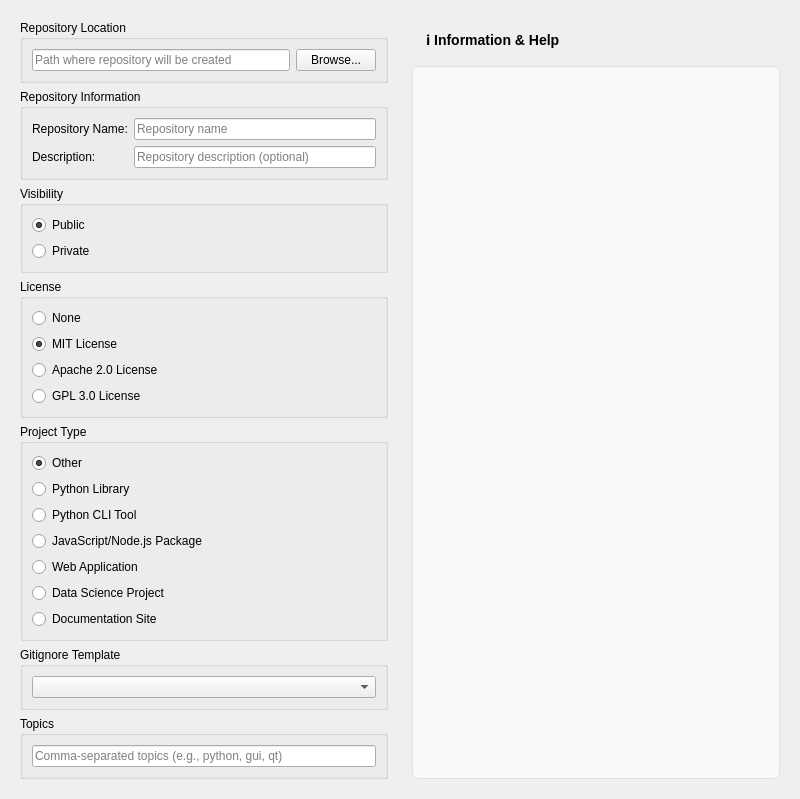
<?xml version="1.0" encoding="UTF-8"?>
<ui version="4.0">
 <class>BasicTab</class>
 <widget class="QWidget" name="BasicTab">
  <property name="geometry">
   <rect>
    <x>0</x>
    <y>0</y>
    <width>800</width>
    <height>600</height>
   </rect>
  </property>
  <layout class="QHBoxLayout" name="main_layout">
   <item>
    <widget class="QWidget" name="left_panel">
     <layout class="QVBoxLayout" name="left_layout">
      <item>
       <widget class="QGroupBox" name="location_group">
        <property name="title">
         <string>Repository Location</string>
        </property>
        <layout class="QHBoxLayout" name="location_layout">
         <item>
          <widget class="QLineEdit" name="repo_location_edit">
           <property name="placeholderText">
            <string>Path where repository will be created</string>
           </property>
          </widget>
         </item>
         <item>
          <widget class="QPushButton" name="browse_location_btn">
           <property name="text">
            <string>Browse...</string>
           </property>
          </widget>
         </item>
        </layout>
       </widget>
      </item>
      <item>
       <widget class="QGroupBox" name="repo_group">
        <property name="title">
         <string>Repository Information</string>
        </property>
        <layout class="QFormLayout" name="repo_layout">
         <item row="0" column="0">
          <widget class="QLabel">
           <property name="text">
            <string>Repository Name:</string>
           </property>
          </widget>
         </item>
         <item row="0" column="1">
          <widget class="QLineEdit" name="repo_name_edit">
           <property name="placeholderText">
            <string>Repository name</string>
           </property>
          </widget>
         </item>
         <item row="1" column="0">
          <widget class="QLabel">
           <property name="text">
            <string>Description:</string>
           </property>
          </widget>
         </item>
         <item row="1" column="1">
          <widget class="QLineEdit" name="description_edit">
           <property name="placeholderText">
            <string>Repository description (optional)</string>
           </property>
          </widget>
         </item>
        </layout>
       </widget>
      </item>
      <item>
       <widget class="QGroupBox" name="visibility_group">
        <property name="title">
         <string>Visibility</string>
        </property>
        <layout class="QVBoxLayout" name="visibility_layout">
         <item>
          <widget class="QRadioButton" name="visibility_public_radio">
           <property name="text">
            <string>Public</string>
           </property>
           <property name="checked">
            <bool>true</bool>
           </property>
          </widget>
         </item>
         <item>
          <widget class="QRadioButton" name="visibility_private_radio">
           <property name="text">
            <string>Private</string>
           </property>
          </widget>
         </item>
        </layout>
       </widget>
      </item>
      <item>
       <widget class="QGroupBox" name="license_group">
        <property name="title">
         <string>License</string>
        </property>
        <layout class="QVBoxLayout" name="license_layout">
         <item>
          <widget class="QRadioButton" name="license_none_radio">
           <property name="text">
            <string>None</string>
           </property>
          </widget>
         </item>
         <item>
          <widget class="QRadioButton" name="license_mit_radio">
           <property name="text">
            <string>MIT License</string>
           </property>
           <property name="checked">
            <bool>true</bool>
           </property>
          </widget>
         </item>
         <item>
          <widget class="QRadioButton" name="license_apache_radio">
           <property name="text">
            <string>Apache 2.0 License</string>
           </property>
          </widget>
         </item>
         <item>
          <widget class="QRadioButton" name="license_gpl_radio">
           <property name="text">
            <string>GPL 3.0 License</string>
           </property>
          </widget>
         </item>
        </layout>
       </widget>
      </item>
      <item>
       <widget class="QGroupBox" name="project_type_group">
        <property name="title">
         <string>Project Type</string>
        </property>
        <layout class="QVBoxLayout" name="project_type_layout">
         <item>
          <widget class="QRadioButton" name="project_type_other_radio">
           <property name="text">
            <string>Other</string>
           </property>
           <property name="checked">
            <bool>true</bool>
           </property>
          </widget>
         </item>
         <item>
          <widget class="QRadioButton" name="project_type_python_lib_radio">
           <property name="text">
            <string>Python Library</string>
           </property>
          </widget>
         </item>
         <item>
          <widget class="QRadioButton" name="project_type_python_cli_radio">
           <property name="text">
            <string>Python CLI Tool</string>
           </property>
          </widget>
         </item>
         <item>
          <widget class="QRadioButton" name="project_type_js_radio">
           <property name="text">
            <string>JavaScript/Node.js Package</string>
           </property>
          </widget>
         </item>
         <item>
          <widget class="QRadioButton" name="project_type_web_radio">
           <property name="text">
            <string>Web Application</string>
           </property>
          </widget>
         </item>
         <item>
          <widget class="QRadioButton" name="project_type_data_radio">
           <property name="text">
            <string>Data Science Project</string>
           </property>
          </widget>
         </item>
         <item>
          <widget class="QRadioButton" name="project_type_docs_radio">
           <property name="text">
            <string>Documentation Site</string>
           </property>
          </widget>
         </item>
        </layout>
       </widget>
      </item>
      <item>
       <widget class="QGroupBox" name="gitignore_group">
        <property name="title">
         <string>Gitignore Template</string>
        </property>
        <layout class="QVBoxLayout" name="gitignore_layout">
         <item>
          <widget class="QComboBox" name="gitignore_combo"/>
         </item>
        </layout>
       </widget>
      </item>
      <item>
       <widget class="QGroupBox" name="topics_group">
        <property name="title">
         <string>Topics</string>
        </property>
        <layout class="QVBoxLayout" name="topics_layout">
         <item>
          <widget class="QLineEdit" name="topics_edit">
           <property name="placeholderText">
            <string>Comma-separated topics (e.g., python, gui, qt)</string>
           </property>
          </widget>
         </item>
        </layout>
       </widget>
      </item>
      <item>
       <spacer name="verticalSpacer">
        <property name="orientation">
         <enum>Qt::Vertical</enum>
        </property>
        <property name="sizeHint" stdset="0">
         <size>
          <width>20</width>
          <height>40</height>
         </size>
        </property>
       </spacer>
      </item>
     </layout>
    </widget>
   </item>
   <item>
    <widget class="QWidget" name="right_panel">
     <property name="maximumSize">
      <size>
       <width>400</width>
       <height>16777215</height>
      </size>
     </property>
     <layout class="QVBoxLayout" name="right_layout">
      <item>
       <widget class="QLabel" name="help_label">
        <property name="text">
         <string>ℹ️ Information &amp; Help</string>
        </property>
        <property name="styleSheet">
         <string>font-weight: bold; font-size: 14px; padding: 10px;</string>
        </property>
       </widget>
      </item>
      <item>
       <widget class="QTextBrowser" name="help_browser">
        <property name="styleSheet">
         <string>QTextBrowser {
    background-color: #f8f9fa;
    border: 1px solid #dee2e6;
    border-radius: 6px;
    padding: 15px;
    font-size: 12px;
    line-height: 1.4;
}</string>
        </property>
       </widget>
      </item>
     </layout>
    </widget>
   </item>
  </layout>
 </widget>
 <resources/>
 <connections/>
</ui>
